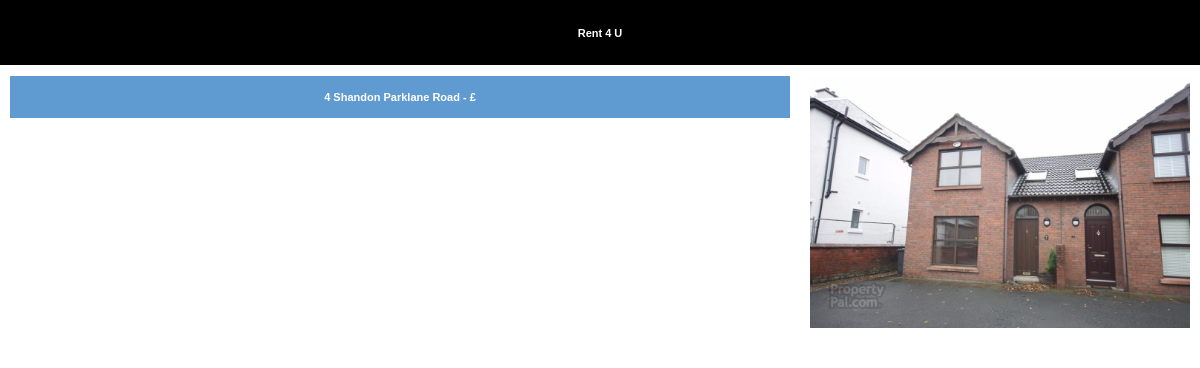
Screenshot of /rent.php?sendid=1 with the database file from the repository.
### tables this page shows
CREATE TABLE IF NOT EXISTS `07rentlist` (
  `id` int(11) NOT NULL AUTO_INCREMENT,
  `address` varchar(1000) NOT NULL,
  `type` varchar(300) NOT NULL,
  `town` varchar(300) NOT NULL,
  `description` varchar(1000) NOT NULL,
  `image` varchar(250) NOT NULL,
  `beds` int(2) NOT NULL,
  `Price` int(11) NOT NULL,
  PRIMARY KEY (`id`)
);

### rent.php (the view, shortened to what this page needs)
<?php
include("connect.php");
$getid = $_GET["sendid"];
$query = "SELECT * FROM 07rentlist where id = $getid";
$result = mysqli_query($conn, $query);
?>
<!DOCTYPE html>
<html lang="en">
    <head>
        <link rel="stylesheet" href="css/normalize.css">
        <link rel="stylesheet" href="css/cutegrids.css">
        <link rel="stylesheet" href="css/mystyle.css">
    </head>
    <body>
        <div id='head'>
            Rent 4 U
        </div>
        <?php
        if (mysqli_num_rows($result) > 0) {
            while ($row = mysqli_fetch_assoc($result)) {
                $addr = $row["address"];
                $price = $row["price"];
                $imgpath = $row["image"];
                echo "<div class='row'>
					<div class='cute-8-tablet'>
            			<div class='box'>
						<p>$addr  - <strong>£$price</strong></p>
						</div>
					</div>
					<div class='cute-4-tablet'>
					<div class='house'>
						<img src='images/$imgpath'>
					</div>
					</div>
				</div>";
            }
        }
        ?>
    </body>
</html>

### css/cutegrids.css (style rules this page uses)
*, *:after, *:before { margin: 0; padding: 0; -webkit-box-sizing: border-box; -moz-box-sizing: border-box; box-sizing: border-box }
.row { width: 100%; max-width:75rem; margin:0 auto; }
[class*='cute-'] { float: left; position: relative; padding: 0.65rem; width:100%; }
[class*='cute-']:last-of-type { float: right; }
.row:after, .group:after, .clearfix:after { content: ""; display: table; clear: both }
@media only screen and (min-width: 48em) { .cute-4-tablet { width: 33.333333333333%; } }
@media only screen and (min-width: 48em) { .cute-8-tablet { width: 66.666666666667%; } }

### css/mystyle.css (style rules this page uses)
.box { text-align: center; background:#5F9BD1; color: #fff; padding: 15px 0; }
#head { width:100%; background:#000; color:white; text-align:center; padding:20pt; }
body { font: bold 11px Arial; }
.house img { width: 100%; }

### rows the page displays
07rentlist: address "4 Shandon Parklane Road", image (picture)
